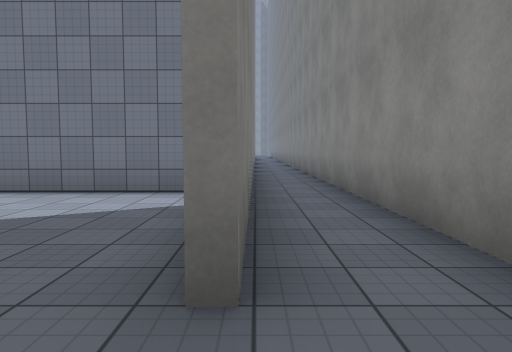
[1] (above)

24 first-person views from a walk through a Unity game level. The camera is 1.3 m above the floor, tilts 4° down and sees 70° across. The floor is counted in squares, 2 m on a side. Each view is taken from the middle of a square. On the plan, view 1 faces up. The plan holds only what a view shows up to about 11 squares ahead; the rest is blank. The place goes on beyond the plan. The player is left out. Surface patterns are stand-ins for the level's own textures.

[2]
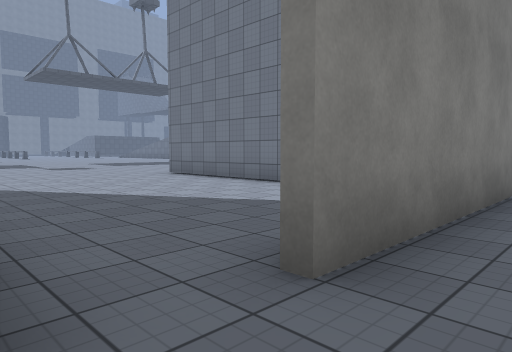

[3]
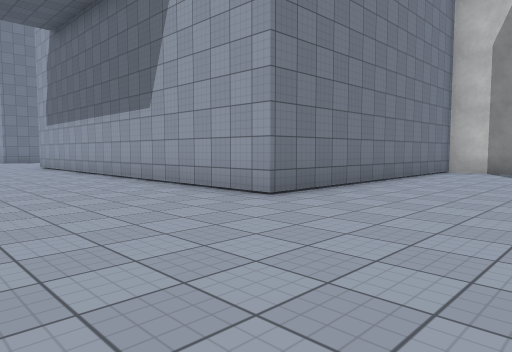

[4]
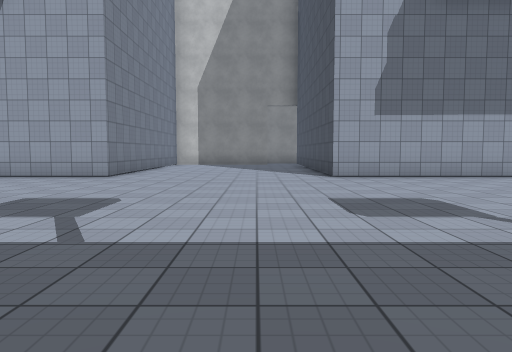

[5]
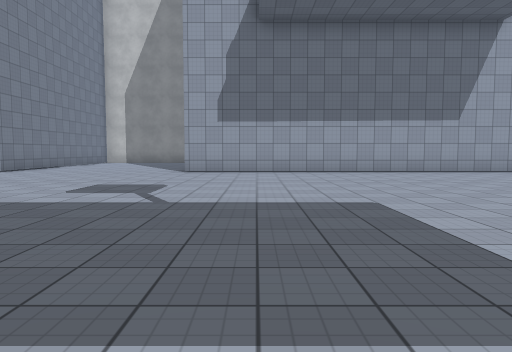

[6]
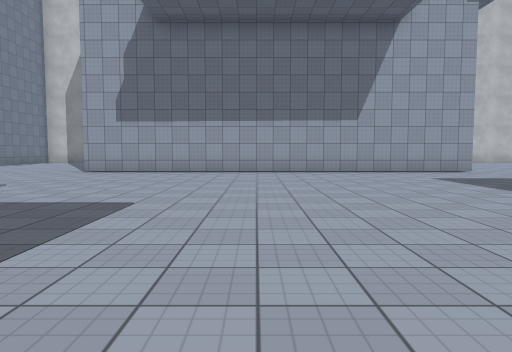

[7]
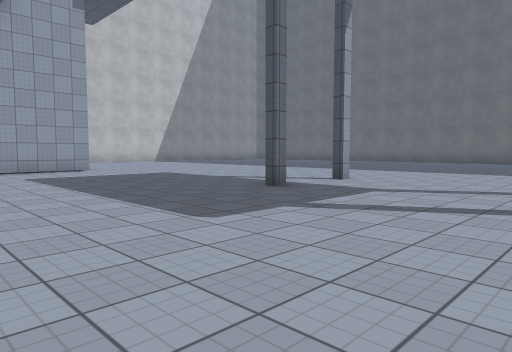

[8]
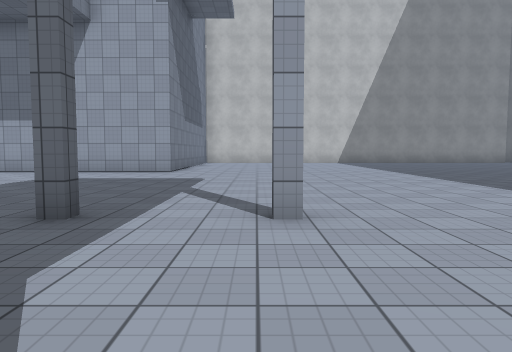

[9]
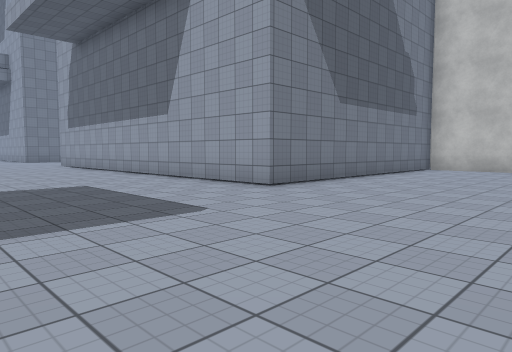

[10]
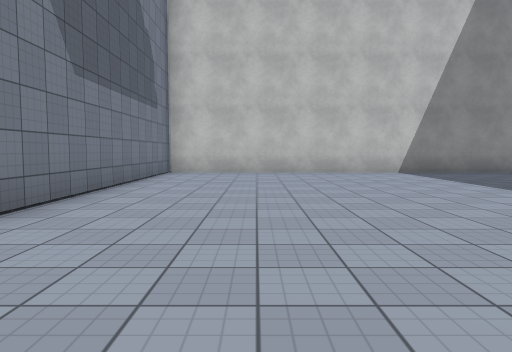

[11]
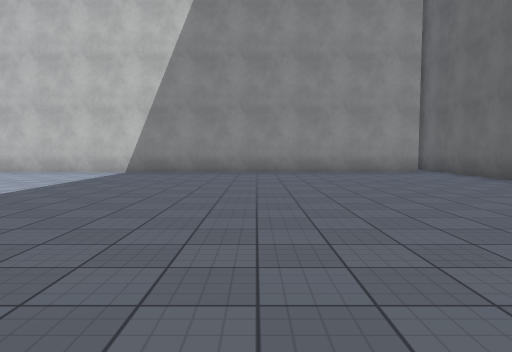

[12]
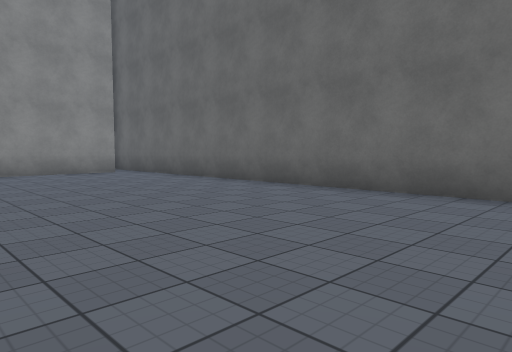

[13]
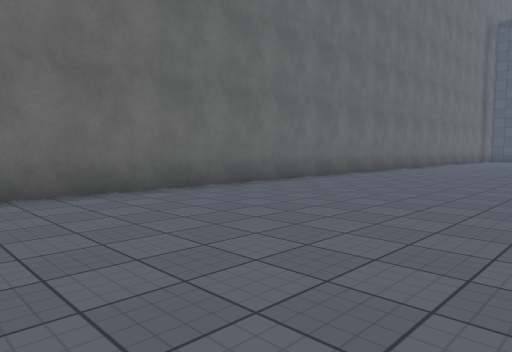

[14]
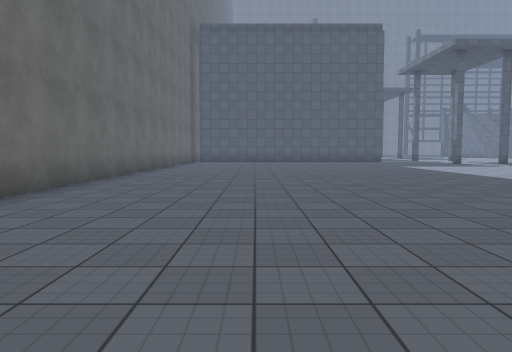

[15]
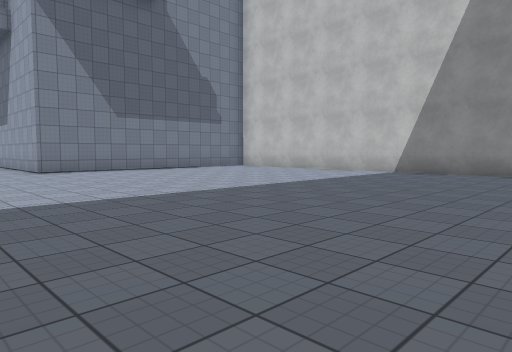

[16]
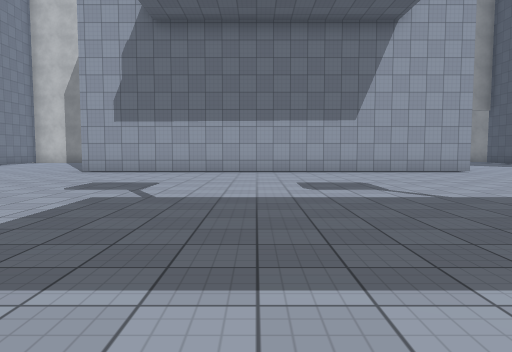

[17]
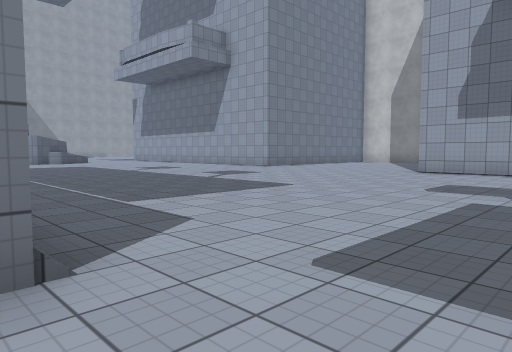

[18]
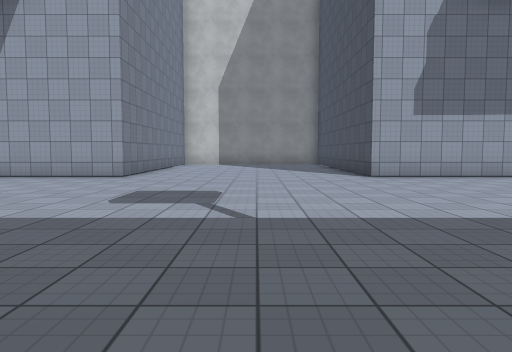

[19]
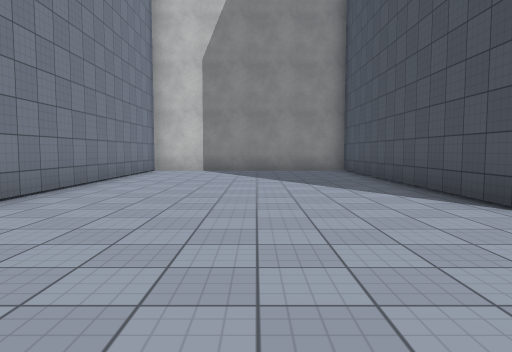

[20]
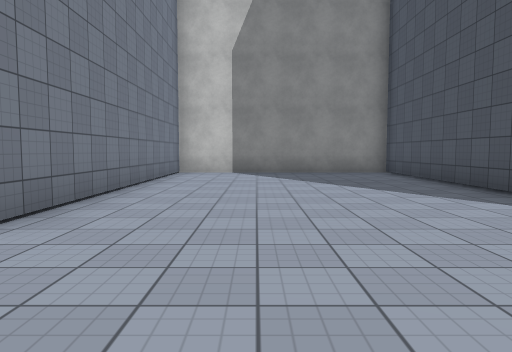

[21]
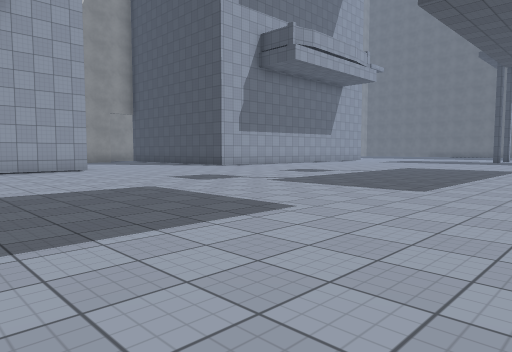

[22]
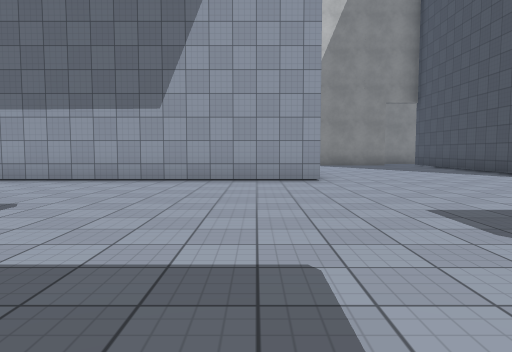

[23]
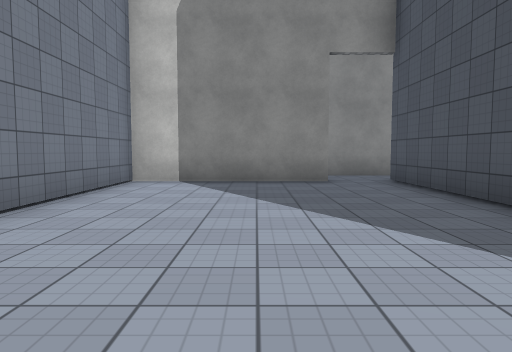

[24]
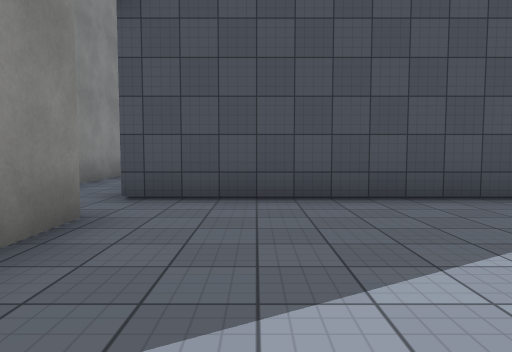

### Floor plan
Points are (right, up) in squares from view 1. A wall is a line through its corners. A room is listed if a view was taken in it or the views show most of it. See-through windows are left out.
Room 1 (views 1, 2)
walls: (1.5, -0.5) (1.5, 11); (1.5, -4.4) (1.5, -2.1); (-0.1, 7.1) (-0.1, 1.4)
ways out: opening at (0, -27) to room 2; opening at (0, 1) to room 2
Room 2 (views 3, 4, 5, 6, 7, 8, 9, 10, 11, 12, 13, 14, 15, 16, 17, 18, 19, 20, 21, 22, 23, 24)
walls: (-0.3, 1.4) (-0.3, 5.6) (-8.1, 5.6) (-8.1, 17.2) (-0.3, 17.2) (-0.3, 23.2) (-8.1, 23.2) (-8.1, 24.5); (-21, -27.5) (0, -27.5); (-0.3, -26.9) (-0.3, -11.5) (-8.1, -11.5) (-8.1, 0.1) (-0.1, 0.1)
ways out: opening at (0, -27) to room 1; opening at (0, 1) to room 1

Where each view was taken, in squares from view 1:
view 1: 0 up, 0 right, facing up
view 2: 0 up, 1 right, facing up-left
view 3: 2 up, 12 left, facing up-right
view 4: 2 up, 17 left, facing right
view 5: 2 down, 19 left, facing right
view 6: 5 down, 19 left, facing right
view 7: 7 down, 20 left, facing down-right
view 8: 14 down, 19 left, facing right
view 9: 16 down, 13 left, facing up-right
view 10: 14 down, 11 left, facing right
view 11: 22 down, 11 left, facing right
view 12: 22 down, 11 left, facing down-right
view 13: 22 down, 7 left, facing down-left
view 14: 24 down, 10 left, facing left
view 15: 23 down, 11 left, facing up-right
view 16: 12 up, 19 left, facing right
view 17: 13 up, 19 left, facing up-right
view 18: 20 up, 17 left, facing right
view 19: 20 up, 12 left, facing right
view 20: 21 up, 11 left, facing right
view 21: 10 up, 20 left, facing down-right
view 22: 7 up, 16 left, facing right
view 23: 3 up, 8 left, facing right
view 24: 5 up, 2 left, facing down
